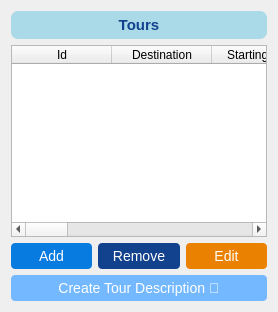
      <widget class="QWidget" name="homePage">
       <layout class="QGridLayout" name="gridLayout">
        <item row="2" column="1">
         <widget class="QPushButton" name="removeTourBtn">
          <property name="styleSheet">
           <string notr="true">QPushButton{
color:#fff;
border: 0px;
font-size: 14px;
padding: 5px;
background-color: rgb(18, 65, 141);
border-radius: 4px;
}

QPushButton:hover{
background-color: rgb(47, 142, 228);
}</string>
          </property>
          <property name="text">
           <string>Remove</string>
          </property>
         </widget>
        </item>
        <item row="2" column="0">
         <widget class="QPushButton" name="add_Tour_button">
          <property name="styleSheet">
           <string notr="true">QPushButton{
color:#fff;
border: 0px;
font-size: 14px;
padding: 5px;
background-color: rgb(8, 123, 225);
border-radius: 4px;
}

QPushButton:hover{
background-color: rgb(47, 142, 228);
}</string>
          </property>
          <property name="text">
           <string>Add</string>
          </property>
         </widget>
        </item>
        <item row="2" column="2">
         <widget class="QPushButton" name="editTourBtn">
          <property name="styleSheet">
           <string notr="true">QPushButton{
color:#fff;
border: 0px;
font-size: 14px;
padding: 5px;
background-color:rgb(234, 129, 0);
border-radius: 4px;
}

QPushButton:hover{
background-color:rgb(240, 168, 0);
}</string>
          </property>
          <property name="text">
           <string>Edit</string>
          </property>
         </widget>
        </item>
        <item row="1" column="0" colspan="3">
         <widget class="QTableWidget" name="tourTableWidget">
          <property name="styleSheet">
           <string notr="true"/>
          </property>
          <property name="cornerButtonEnabled">
           <bool>true</bool>
          </property>
          <column>
           <property name="text">
            <string>Id</string>
           </property>
          </column>
          <column>
           <property name="text">
            <string>Destination</string>
           </property>
          </column>
          <column>
           <property name="text">
            <string>Starting Date</string>
           </property>
          </column>
          <column>
           <property name="text">
            <string>End Date</string>
           </property>
          </column>
          <column>
           <property name="text">
            <string>Description</string>
           </property>
          </column>
          <column>
           <property name="text">
            <string>Distance</string>
           </property>
          </column>
          <column>
           <property name="text">
            <string>Agent</string>
           </property>
          </column>
          <column>
           <property name="text">
            <string>Transportation</string>
           </property>
          </column>
          <column>
           <property name="text">
            <string>Status</string>
           </property>
          </column>
          <column>
           <property name="text">
            <string>Activities</string>
           </property>
          </column>
          <column>
           <property name="text">
            <string>Hotels</string>
           </property>
          </column>
         </widget>
        </item>
        <item row="3" column="0" colspan="3">
         <widget class="QPushButton" name="createTourDescriptionBtn">
          <property name="styleSheet">
           <string notr="true">QPushButton{
color:#fff;
border: 0px;
font-size: 14px;
padding: 5px;
background-color:#74b9ff;
border-radius: 4px;
}

QPushButton:hover{
background-color: rgb(136, 205, 255);
}</string>
          </property>
          <property name="text">
           <string>Create Tour Description 📝</string>
          </property>
         </widget>
        </item>
        <item row="0" column="0" colspan="3">
         <widget class="QLabel" name="label_2">
          <property name="styleSheet">
           <string notr="true">background-color:rgb(170, 217, 231);
padding: 5px;
border-radius: 7px;</string>
          </property>
          <property name="text">
           <string>&lt;html&gt;&lt;head/&gt;&lt;body&gt;&lt;p&gt;&lt;span style=&quot; font-size:11pt; font-weight:600; color:#12418d;&quot;&gt;Tours&lt;/span&gt;&lt;/p&gt;&lt;/body&gt;&lt;/html&gt;</string>
          </property>
          <property name="alignment">
           <set>Qt::AlignCenter</set>
          </property>
         </widget>
        </item>
       </layout>
      </widget>
